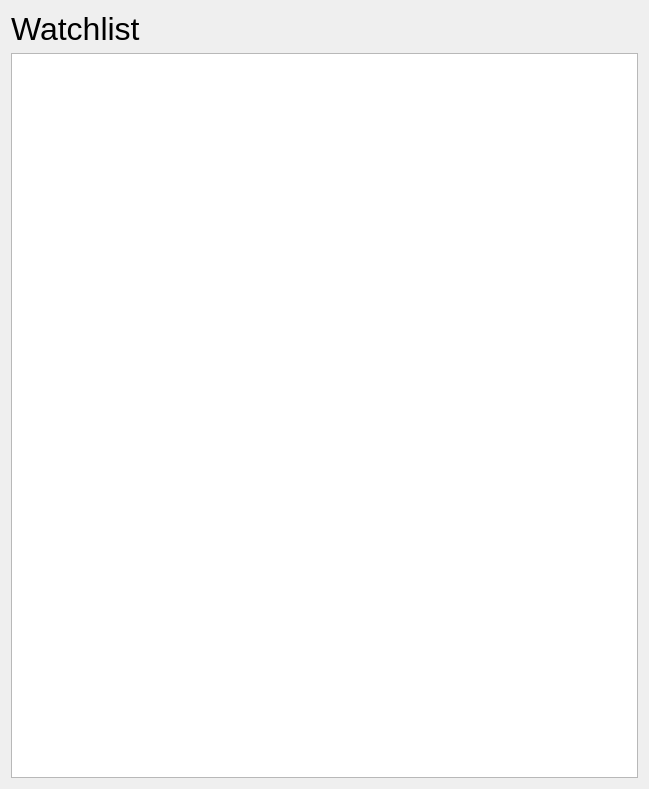
<?xml version="1.0" encoding="UTF-8"?>
<ui version="4.0">
 <class>WatchlistView</class>
 <widget class="QWidget" name="WatchlistView">
  <property name="geometry">
   <rect>
    <x>0</x>
    <y>0</y>
    <width>649</width>
    <height>789</height>
   </rect>
  </property>
  <property name="windowTitle">
   <string>WatchlistView</string>
  </property>
  <layout class="QGridLayout" name="gridLayout">
   <item row="0" column="0">
    <layout class="QVBoxLayout" name="verticalLayout">
     <item>
      <widget class="QLabel" name="label">
       <property name="font">
        <font>
         <pointsize>24</pointsize>
        </font>
       </property>
       <property name="text">
        <string>Watchlist</string>
       </property>
      </widget>
     </item>
     <item>
      <widget class="QListView" name="listView"/>
     </item>
    </layout>
   </item>
  </layout>
 </widget>
 <layoutdefault spacing="6" margin="11"/>
 <resources/>
 <connections/>
</ui>
